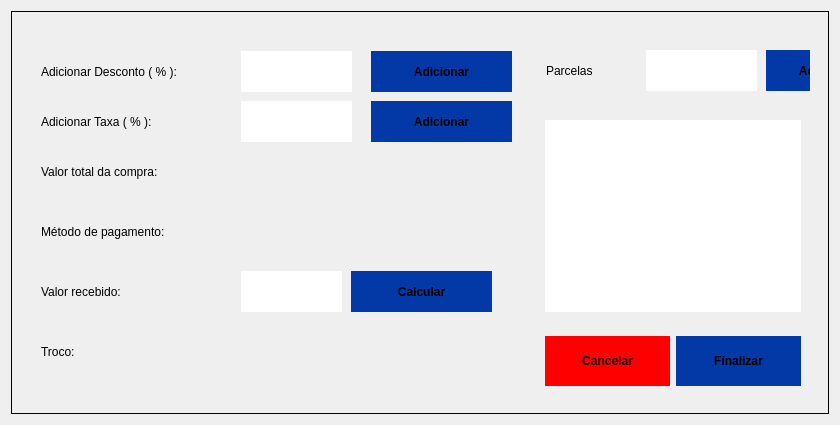
      <widget class="QWidget" name="finish_payment">
       <layout class="QHBoxLayout" name="horizontalLayout_13">
        <item>
         <widget class="QFrame" name="frame_20">
          <property name="styleSheet">
           <string notr="true">border: 1px solid black;</string>
          </property>
          <property name="frameShape">
           <enum>QFrame::StyledPanel</enum>
          </property>
          <property name="frameShadow">
           <enum>QFrame::Raised</enum>
          </property>
          <layout class="QHBoxLayout" name="horizontalLayout_14">
           <item>
            <widget class="QFrame" name="frame_29">
             <property name="minimumSize">
              <size>
               <width>500</width>
               <height>0</height>
              </size>
             </property>
             <property name="maximumSize">
              <size>
               <width>500</width>
               <height>16777215</height>
              </size>
             </property>
             <property name="styleSheet">
              <string notr="true">border: 0;</string>
             </property>
             <property name="frameShape">
              <enum>QFrame::StyledPanel</enum>
             </property>
             <property name="frameShadow">
              <enum>QFrame::Raised</enum>
             </property>
             <widget class="QPushButton" name="btn_calc_troco">
              <property name="geometry">
               <rect>
                <x>330</x>
                <y>250</y>
                <width>141</width>
                <height>41</height>
               </rect>
              </property>
              <property name="minimumSize">
               <size>
                <width>0</width>
                <height>41</height>
               </size>
              </property>
              <property name="maximumSize">
               <size>
                <width>16777215</width>
                <height>41</height>
               </size>
              </property>
              <property name="styleSheet">
               <string notr="true">background: #0339A6;
font-weight: bold;</string>
              </property>
              <property name="text">
               <string>Calcular</string>
              </property>
             </widget>
             <widget class="QLineEdit" name="lineEdit_valor_recebido">
              <property name="geometry">
               <rect>
                <x>220</x>
                <y>250</y>
                <width>101</width>
                <height>41</height>
               </rect>
              </property>
             </widget>
             <widget class="QLineEdit" name="lineEdit_adicionar_taxa">
              <property name="geometry">
               <rect>
                <x>220</x>
                <y>80</y>
                <width>111</width>
                <height>41</height>
               </rect>
              </property>
             </widget>
             <widget class="QLabel" name="label_valor_total_3">
              <property name="geometry">
               <rect>
                <x>220</x>
                <y>130</y>
                <width>251</width>
                <height>41</height>
               </rect>
              </property>
              <property name="text">
               <string/>
              </property>
             </widget>
             <widget class="QPushButton" name="btn_add_desconto">
              <property name="geometry">
               <rect>
                <x>350</x>
                <y>30</y>
                <width>141</width>
                <height>41</height>
               </rect>
              </property>
              <property name="minimumSize">
               <size>
                <width>0</width>
                <height>41</height>
               </size>
              </property>
              <property name="maximumSize">
               <size>
                <width>16777215</width>
                <height>41</height>
               </size>
              </property>
              <property name="styleSheet">
               <string notr="true">background: #0339A6;
font-weight: bold;</string>
              </property>
              <property name="text">
               <string>Adicionar</string>
              </property>
             </widget>
             <widget class="QLabel" name="label_metodo_pagamento">
              <property name="geometry">
               <rect>
                <x>20</x>
                <y>190</y>
                <width>181</width>
                <height>41</height>
               </rect>
              </property>
              <property name="text">
               <string>Método de pagamento:</string>
              </property>
             </widget>
             <widget class="QLabel" name="label_adicionar_taxa">
              <property name="geometry">
               <rect>
                <x>20</x>
                <y>80</y>
                <width>181</width>
                <height>41</height>
               </rect>
              </property>
              <property name="text">
               <string>Adicionar Taxa ( % ):</string>
              </property>
             </widget>
             <widget class="QPushButton" name="btn_add_taxa">
              <property name="geometry">
               <rect>
                <x>350</x>
                <y>80</y>
                <width>141</width>
                <height>41</height>
               </rect>
              </property>
              <property name="minimumSize">
               <size>
                <width>0</width>
                <height>41</height>
               </size>
              </property>
              <property name="maximumSize">
               <size>
                <width>16777215</width>
                <height>41</height>
               </size>
              </property>
              <property name="styleSheet">
               <string notr="true">background: #0339A6;
font-weight: bold;</string>
              </property>
              <property name="text">
               <string>Adicionar</string>
              </property>
             </widget>
             <widget class="QLabel" name="label_adicionar_desconto">
              <property name="geometry">
               <rect>
                <x>20</x>
                <y>30</y>
                <width>181</width>
                <height>41</height>
               </rect>
              </property>
              <property name="text">
               <string>Adicionar Desconto ( % ):</string>
              </property>
             </widget>
             <widget class="QLabel" name="label_valor_recebido">
              <property name="geometry">
               <rect>
                <x>20</x>
                <y>250</y>
                <width>181</width>
                <height>41</height>
               </rect>
              </property>
              <property name="text">
               <string>Valor recebido:</string>
              </property>
             </widget>
             <widget class="QLabel" name="label_troco">
              <property name="geometry">
               <rect>
                <x>20</x>
                <y>310</y>
                <width>181</width>
                <height>41</height>
               </rect>
              </property>
              <property name="text">
               <string>Troco:</string>
              </property>
             </widget>
             <widget class="QLabel" name="label_result_troco">
              <property name="geometry">
               <rect>
                <x>220</x>
                <y>310</y>
                <width>251</width>
                <height>41</height>
               </rect>
              </property>
              <property name="text">
               <string/>
              </property>
             </widget>
             <widget class="QLabel" name="label_valor_total_compra">
              <property name="geometry">
               <rect>
                <x>20</x>
                <y>130</y>
                <width>181</width>
                <height>41</height>
               </rect>
              </property>
              <property name="text">
               <string>Valor total da compra:</string>
              </property>
             </widget>
             <widget class="QLabel" name="label_metodo_pagamento_2">
              <property name="geometry">
               <rect>
                <x>220</x>
                <y>190</y>
                <width>251</width>
                <height>41</height>
               </rect>
              </property>
              <property name="text">
               <string/>
              </property>
             </widget>
             <widget class="QLineEdit" name="lineEdit_adicionar_desconto">
              <property name="geometry">
               <rect>
                <x>220</x>
                <y>30</y>
                <width>111</width>
                <height>41</height>
               </rect>
              </property>
             </widget>
             <widget class="QLabel" name="error_registrar_venda_2">
              <property name="geometry">
               <rect>
                <x>40</x>
                <y>380</y>
                <width>431</width>
                <height>60</height>
               </rect>
              </property>
              <property name="minimumSize">
               <size>
                <width>0</width>
                <height>60</height>
               </size>
              </property>
              <property name="styleSheet">
               <string notr="true">color: red;
font-size: 12px;
font-weight: bold;
</string>
              </property>
              <property name="text">
               <string/>
              </property>
             </widget>
            </widget>
           </item>
           <item>
            <widget class="QFrame" name="frame_30">
             <property name="styleSheet">
              <string notr="true">border: 0;</string>
             </property>
             <property name="frameShape">
              <enum>QFrame::StyledPanel</enum>
             </property>
             <property name="frameShadow">
              <enum>QFrame::Raised</enum>
             </property>
             <layout class="QVBoxLayout" name="verticalLayout_20">
              <item>
               <widget class="QFrame" name="frame_33">
                <property name="minimumSize">
                 <size>
                  <width>0</width>
                  <height>75</height>
                 </size>
                </property>
                <property name="maximumSize">
                 <size>
                  <width>16777215</width>
                  <height>75</height>
                 </size>
                </property>
                <property name="styleSheet">
                 <string notr="true">border: 0;</string>
                </property>
                <property name="frameShape">
                 <enum>QFrame::StyledPanel</enum>
                </property>
                <property name="frameShadow">
                 <enum>QFrame::Raised</enum>
                </property>
                <widget class="QPushButton" name="btn_add_parcela">
                 <property name="geometry">
                  <rect>
                   <x>230</x>
                   <y>20</y>
                   <width>121</width>
                   <height>41</height>
                  </rect>
                 </property>
                 <property name="minimumSize">
                  <size>
                   <width>0</width>
                   <height>41</height>
                  </size>
                 </property>
                 <property name="maximumSize">
                  <size>
                   <width>16777215</width>
                   <height>41</height>
                  </size>
                 </property>
                 <property name="styleSheet">
                  <string notr="true">background: #0339A6;
font-weight: bold;</string>
                 </property>
                 <property name="text">
                  <string>Adicionar</string>
                 </property>
                </widget>
                <widget class="QLineEdit" name="lineEdit_adicionar_parcelas">
                 <property name="geometry">
                  <rect>
                   <x>110</x>
                   <y>20</y>
                   <width>111</width>
                   <height>41</height>
                  </rect>
                 </property>
                </widget>
                <widget class="QLabel" name="label_parcelas">
                 <property name="geometry">
                  <rect>
                   <x>10</x>
                   <y>20</y>
                   <width>71</width>
                   <height>41</height>
                  </rect>
                 </property>
                 <property name="text">
                  <string>Parcelas</string>
                 </property>
                </widget>
               </widget>
              </item>
              <item>
               <widget class="QFrame" name="frame_31">
                <property name="styleSheet">
                 <string notr="true">border: 0;</string>
                </property>
                <property name="frameShape">
                 <enum>QFrame::StyledPanel</enum>
                </property>
                <property name="frameShadow">
                 <enum>QFrame::Raised</enum>
                </property>
                <layout class="QHBoxLayout" name="horizontalLayout_16">
                 <item>
                  <widget class="QTableView" name="table_parcelas">
                   <property name="selectionBehavior">
                    <enum>QAbstractItemView::SelectRows</enum>
                   </property>
                   <attribute name="verticalHeaderVisible">
                    <bool>false</bool>
                   </attribute>
                   <attribute name="verticalHeaderHighlightSections">
                    <bool>false</bool>
                   </attribute>
                  </widget>
                 </item>
                </layout>
               </widget>
              </item>
              <item>
               <widget class="QFrame" name="frame_32">
                <property name="frameShape">
                 <enum>QFrame::StyledPanel</enum>
                </property>
                <property name="frameShadow">
                 <enum>QFrame::Raised</enum>
                </property>
                <layout class="QHBoxLayout" name="horizontalLayout_15">
                 <item>
                  <widget class="QPushButton" name="btn_cancelar_venda_2">
                   <property name="minimumSize">
                    <size>
                     <width>0</width>
                     <height>50</height>
                    </size>
                   </property>
                   <property name="styleSheet">
                    <string notr="true">background: red;
font-weight: bold;</string>
                   </property>
                   <property name="text">
                    <string>Cancelar</string>
                   </property>
                  </widget>
                 </item>
                 <item>
                  <widget class="QPushButton" name="btn_finalizar_venda_2">
                   <property name="minimumSize">
                    <size>
                     <width>0</width>
                     <height>50</height>
                    </size>
                   </property>
                   <property name="styleSheet">
                    <string notr="true">background: #0339A6;
font-weight: bold;</string>
                   </property>
                   <property name="text">
                    <string>Finalizar</string>
                   </property>
                  </widget>
                 </item>
                </layout>
               </widget>
              </item>
             </layout>
            </widget>
           </item>
          </layout>
         </widget>
        </item>
       </layout>
      </widget>
